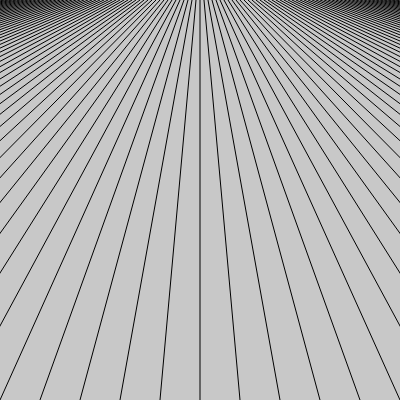
Frame 1 (no input)
Frame 60 (no input): identical to frame 1, image omitted
Frame 120 (the mouse pressed at the canvas centre since frame 60): identical to frame 1, image omitted

The p5.js sketch that drew this single still picture (run headless with seeded random() and noise() and a simulated clock; from frame 60 on, the mouse is pressed at the canvas centre):

// p5.js sketch
// ── sketch.js
function setup() {
    createCanvas(400, 400)
    
}

function draw() {
    background(200)

    // let foregroundWidth = width * map(mouseX, 0, width, .1, 32);
    let foregroundWidth = width * 10;
    let backgroundWidth = width;
    let foregroundStartX = (backgroundWidth - foregroundWidth) / 2
    let foregroundEndX = (foregroundWidth - backgroundWidth) / 2

    let numLines = 100;
    let step = width/numLines

    for(let i = 0; i < numLines; i++) {

        let foregroundX = map(i, 0, numLines, foregroundStartX, foregroundEndX)

        line(foregroundX + (i * step), height, i * step, 0)
    }
}
